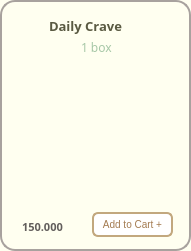
       <widget class="QFrame" name="frame_cookbox">
        <property name="geometry">
         <rect>
          <x>240</x>
          <y>590</y>
          <width>191</width>
          <height>251</height>
         </rect>
        </property>
        <property name="styleSheet">
         <string notr="true">background-color:#FFFFF0;
border-radius: 15px; 
border: 2px solid #A8A29E ;</string>
        </property>
        <property name="frameShape">
         <enum>QFrame::StyledPanel</enum>
        </property>
        <property name="frameShadow">
         <enum>QFrame::Raised</enum>
        </property>
        <widget class="QLabel" name="label_cookies_box">
         <property name="geometry">
          <rect>
           <x>10</x>
           <y>50</y>
           <width>181</width>
           <height>151</height>
          </rect>
         </property>
         <property name="sizePolicy">
          <sizepolicy hsizetype="Fixed" vsizetype="Fixed">
           <horstretch>25</horstretch>
           <verstretch>25</verstretch>
          </sizepolicy>
         </property>
         <property name="minimumSize">
          <size>
           <width>25</width>
           <height>25</height>
          </size>
         </property>
         <property name="maximumSize">
          <size>
           <width>16777215</width>
           <height>16777215</height>
          </size>
         </property>
         <property name="sizeIncrement">
          <size>
           <width>3</width>
           <height>0</height>
          </size>
         </property>
         <property name="styleSheet">
          <string notr="true">border:0px;
border-radius:0px;
background-color: transparent</string>
         </property>
         <property name="frameShape">
          <enum>QFrame::WinPanel</enum>
         </property>
         <property name="text">
          <string/>
         </property>
         <property name="pixmap">
          <pixmap>../images/twisted_love.png</pixmap>
         </property>
         <property name="scaledContents">
          <bool>true</bool>
         </property>
        </widget>
        <widget class="QLabel" name="label_box">
         <property name="geometry">
          <rect>
           <x>49</x>
           <y>16</y>
           <width>101</width>
           <height>20</height>
          </rect>
         </property>
         <property name="sizePolicy">
          <sizepolicy hsizetype="Fixed" vsizetype="Fixed">
           <horstretch>0</horstretch>
           <verstretch>0</verstretch>
          </sizepolicy>
         </property>
         <property name="font">
          <font>
           <family>Mongolian Baiti</family>
           <pointsize>10</pointsize>
           <weight>75</weight>
           <bold>true</bold>
          </font>
         </property>
         <property name="styleSheet">
          <string notr="true">border-radius: 0px;
border:0px solid;
color:#5A5A42</string>
         </property>
         <property name="text">
          <string>Daily Crave</string>
         </property>
        </widget>
        <widget class="QLabel" name="label_box_size">
         <property name="geometry">
          <rect>
           <x>81</x>
           <y>39</y>
           <width>51</width>
           <height>16</height>
          </rect>
         </property>
         <property name="font">
          <font>
           <family>Mongolian Baiti</family>
           <pointsize>9</pointsize>
          </font>
         </property>
         <property name="styleSheet">
          <string notr="true">color: #A7C7A7;
border:0px</string>
         </property>
         <property name="text">
          <string>1 box</string>
         </property>
        </widget>
        <widget class="QLabel" name="label_box_price">
         <property name="geometry">
          <rect>
           <x>22</x>
           <y>219</y>
           <width>81</width>
           <height>16</height>
          </rect>
         </property>
         <property name="font">
          <font>
           <family>Mongolian Baiti</family>
           <pointsize>8</pointsize>
           <weight>75</weight>
           <bold>true</bold>
          </font>
         </property>
         <property name="styleSheet">
          <string notr="true">border:0px;
color: rgb(98, 94, 92);
</string>
         </property>
         <property name="text">
          <string>150.000</string>
         </property>
        </widget>
        <widget class="QPushButton" name="pushButton_add_box">
         <property name="geometry">
          <rect>
           <x>92</x>
           <y>212</y>
           <width>81</width>
           <height>25</height>
          </rect>
         </property>
         <property name="maximumSize">
          <size>
           <width>16777207</width>
           <height>16777215</height>
          </size>
         </property>
         <property name="font">
          <font>
           <pointsize>-1</pointsize>
          </font>
         </property>
         <property name="styleSheet">
          <string notr="true">QPushButton {
    background-color: white;
    color: #A37B50;
    border: 2px solid #C2A87E;
    border-radius: 6px;
    padding: 4px 5px;
    font-size: 10px;
}

QPushButton:hover {
    background-color: #F7F3EF;
}

QPushButton:pressed {
    background-color: #E6D5C3;
}
</string>
         </property>
         <property name="text">
          <string>Add to Cart +</string>
         </property>
        </widget>
       </widget>
